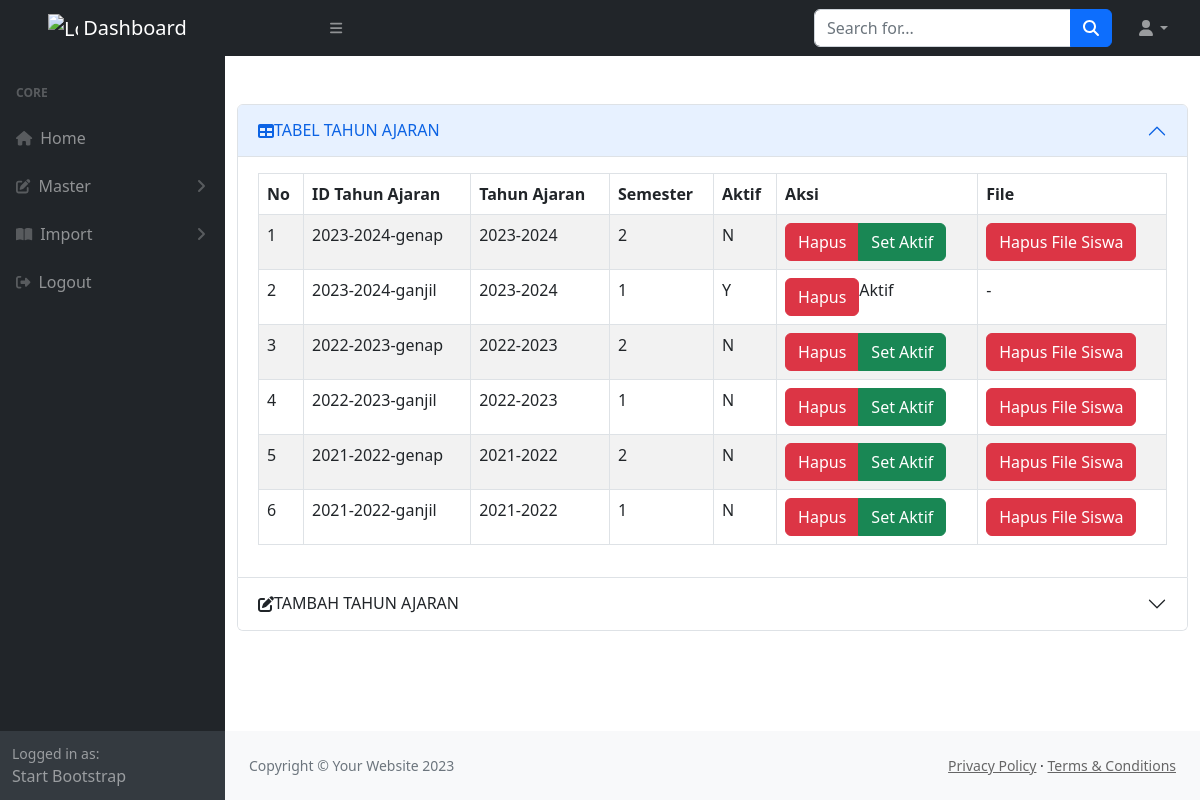
The page /admin/media.php?module=tahun (signed in) on the database its author committed.
### tables this page shows
CREATE TABLE `tahun_ajar` (
  `kd_tajar` varchar(20) NOT NULL,
  `tahun_ajar` varchar(15) NOT NULL,
  `kd_semester` int(11) NOT NULL,
  `aktif` varchar(5) NOT NULL
);

### admin/modul/mod_tahun_ajar/tahun_v.php (the view, shortened to what this page needs)
<?php
include "../koneksi/koneksi.php";
if (empty($_SESSION['username']) AND empty($_SESSION['passuser']) AND $_SESSION['login']==0){
  echo "<script>alert('Kembalilah Kejalan yg benar!!!'); window.location = '../../index.php';</script>";
}
else{
  ?>
  <?php
  $update = (isset($_GET['action']) AND $_GET['action'] == 'update') ? true : false;
?>
<div class="container mt-5">
  <div class="accordion" id="accordionExample">
    <div class="accordion-item">
      <h2 class="accordion-header" id="headingOne">
        <button class="accordion-button" type="button" data-bs-toggle="collapse" data-bs-target="#collapseOne" aria-expanded="true" aria-controls="collapseOne">
         <i class="fa-solid fa-table"></i> TABEL TAHUN AJARAN
        </button>
      </h2>
      <div id="collapseOne" class="accordion-collapse collapse show" aria-labelledby="headingOne" data-bs-parent="#accordionExample">
        <div class="accordion-body">
          <table class="table table-striped table-bordered table-hover" id="dataTables-example">
            <thead>
                <tr>
                  <th scope="col">No</th>
                  <th scope="col">ID Tahun Ajaran</th>
                  <th scope="col">Tahun Ajaran</th>
                  <th scope="col">Semester</th>
                  <th scope="col">Aktif</th>
                  <th scope="col">Aksi</th>
                  <th scope="col">File</th>
                </tr>
            </thead>
            <tbody>
              <?php $no = 1;
              if ($query = $connect->query("SELECT * FROM tahun_ajar ORDER BY kd_tajar DESC")):
              while($row = $query->fetch_assoc()): ?>
              <tr>
                <td><?=$no++?></td>
                <td><?=$row['kd_tajar']?></td>
                <td><?=$row['tahun_ajar']?></td>
                <td><?=$row['kd_semester']?></td>
                <td><?=$row['aktif']?></td>
                <td class="hidden-print">
                  <div class="btn-group">
                    <a href="?module=tahun&action=delete&key=<?=$row['kd_tajar']?>" class="btn btn-danger btn-xs">Hapus</a>
                    <?php
                    if ($row['aktif']=='Y'){
                      echo "Aktif";
                    } else {
                      echo "<a href=\"?module=tahun&action=aktif&key=$row[kd_tajar]\" class=\"btn btn-success btn-xs\">Set Aktif</a>";
                    }
                    ?>
                  </div>
                </td>
                <td>
                  <?php
                  if ($row['aktif']=='Y'){
                    echo "-";
                  } else {
                    echo "<a href=\"?module=tahun&action=delfile&key=$row[kd_tajar]\" class=\"btn btn-danger btn-xs\">Hapus File Siswa</a>";
                  }
                  ?>
                </td>
              </tr>
              <?php endwhile ?>
              <?php endif ?>
            </tbody>
          </table>
        </div>
      </div>
    </div>
    <div class="accordion-item">
      <h2 class="accordion-header" id="headingTwo">
        <button class="accordion-button collapsed" type="button" data-bs-toggle="collapse" data-bs-target="#collapseTwo" aria-expanded="false" aria-controls="collapseTwo">
         <i class="fa-solid fa-pen-to-square"></i> <?= ($update) ? "EDIT" : "TAMBAH" ?> TAHUN AJARAN
        </button>
      </h2>
    </div>
  </div>
</div>
<?php } ?>

### admin/modul/mod_tahun_ajar/tahun_v.php (style rules this page uses)
a { color: #666; }

### rows shown on the page
tahun_ajar: kd_tajar "2023-2024-genap", tahun_ajar "2023-2024", kd_semester "2", aktif "N"
tahun_ajar: kd_tajar "2023-2024-ganjil", tahun_ajar "2023-2024", kd_semester "1", aktif "Y", shows "Aktif"
tahun_ajar: kd_tajar "2022-2023-genap", tahun_ajar "2022-2023", kd_semester "2", aktif "N"
tahun_ajar: kd_tajar "2022-2023-ganjil", tahun_ajar "2022-2023", kd_semester "1", aktif "N"
tahun_ajar: kd_tajar "2021-2022-genap", tahun_ajar "2021-2022", kd_semester "2", aktif "N"
tahun_ajar: kd_tajar "2021-2022-ganjil", tahun_ajar "2021-2022", kd_semester "1", aktif "N"
